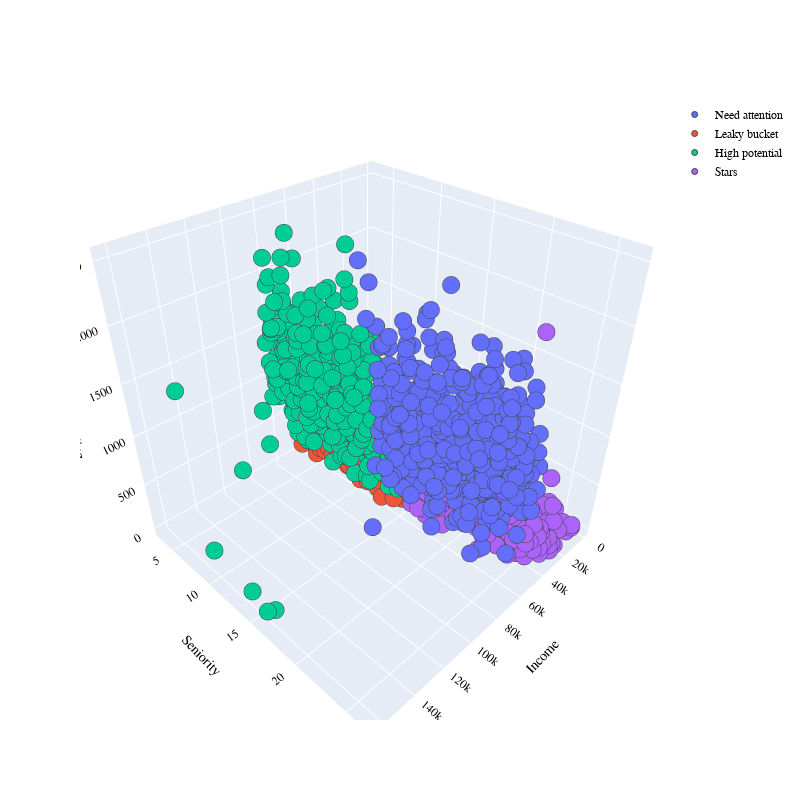

This figure's notebook cell:
### Code cell
PLOT = go.Figure()
for C in list(data.Cluster.unique()):
    

    PLOT.add_trace(go.Scatter3d(x = data[data.Cluster == C]['Income'],
                                y = data[data.Cluster == C]['Seniority'],
                                z = data[data.Cluster == C]['Spending'],                        
                                mode = 'markers',marker_size = 6, marker_line_width = 1,
                                name = str(C)))
PLOT.update_traces(hovertemplate='Income: %{x} <br>Seniority: %{y} <br>Spending: %{z}')

    
PLOT.update_layout(width = 800, height = 800, autosize = True, showlegend = True,
                   scene = dict(xaxis=dict(title = 'Income', titlefont_color = 'black'),
                                yaxis=dict(title = 'Seniority', titlefont_color = 'black'),
                                zaxis=dict(title = 'Spending', titlefont_color = 'black')),
                   font = dict(family = "Gilroy", color  = 'black', size = 12))

### Figure 1 — Plotly figure (JSON) as saved in the notebook; plotly's stock layout.template omitted (floating-point values rounded to 4 significant figures; data arrays with more than 128 entries replaced by an {"elided": "..."} marker saying what was removed)
{"data": [{"hovertemplate": "Income: %{x} <br>Seniority: %{y} <br>Spending: %{z}", "marker": {"line": {"width": 1}, "size": 6}, "mode": "markers", "name": "Need attention", "type": "scatter3d", "x": {"elided": "528 int values"}, "y": {"elided": "528 float values"}, "z": {"elided": "528 int values"}}, {"hovertemplate": "Income: %{x} <br>Seniority: %{y} <br>Spending: %{z}", "marker": {"line": {"width": 1}, "size": 6}, "mode": "markers", "name": "Leaky bucket", "type": "scatter3d", "x": {"elided": "641 int values"}, "y": {"elided": "641 float values"}, "z": {"elided": "641 int values"}}, {"hovertemplate": "Income: %{x} <br>Seniority: %{y} <br>Spending: %{z}", "marker": {"line": {"width": 1}, "size": 6}, "mode": "markers", "name": "High potential", "type": "scatter3d", "x": {"elided": "462 int values"}, "y": {"elided": "462 float values"}, "z": {"elided": "462 int values"}}, {"hovertemplate": "Income: %{x} <br>Seniority: %{y} <br>Spending: %{z}", "marker": {"line": {"width": 1}, "size": 6}, "mode": "markers", "name": "Stars", "type": "scatter3d", "x": {"elided": "584 int values"}, "y": {"elided": "584 float values"}, "z": {"elided": "584 int values"}}], "layout": {"autosize": true, "font": {"color": "black", "family": "Gilroy", "size": 12}, "height": 800, "scene": {"xaxis": {"title": {"font": {"color": "black"}, "text": "Income"}}, "yaxis": {"title": {"font": {"color": "black"}, "text": "Seniority"}}, "zaxis": {"title": {"font": {"color": "black"}, "text": "Spending"}}}, "showlegend": true, "width": 800}}
